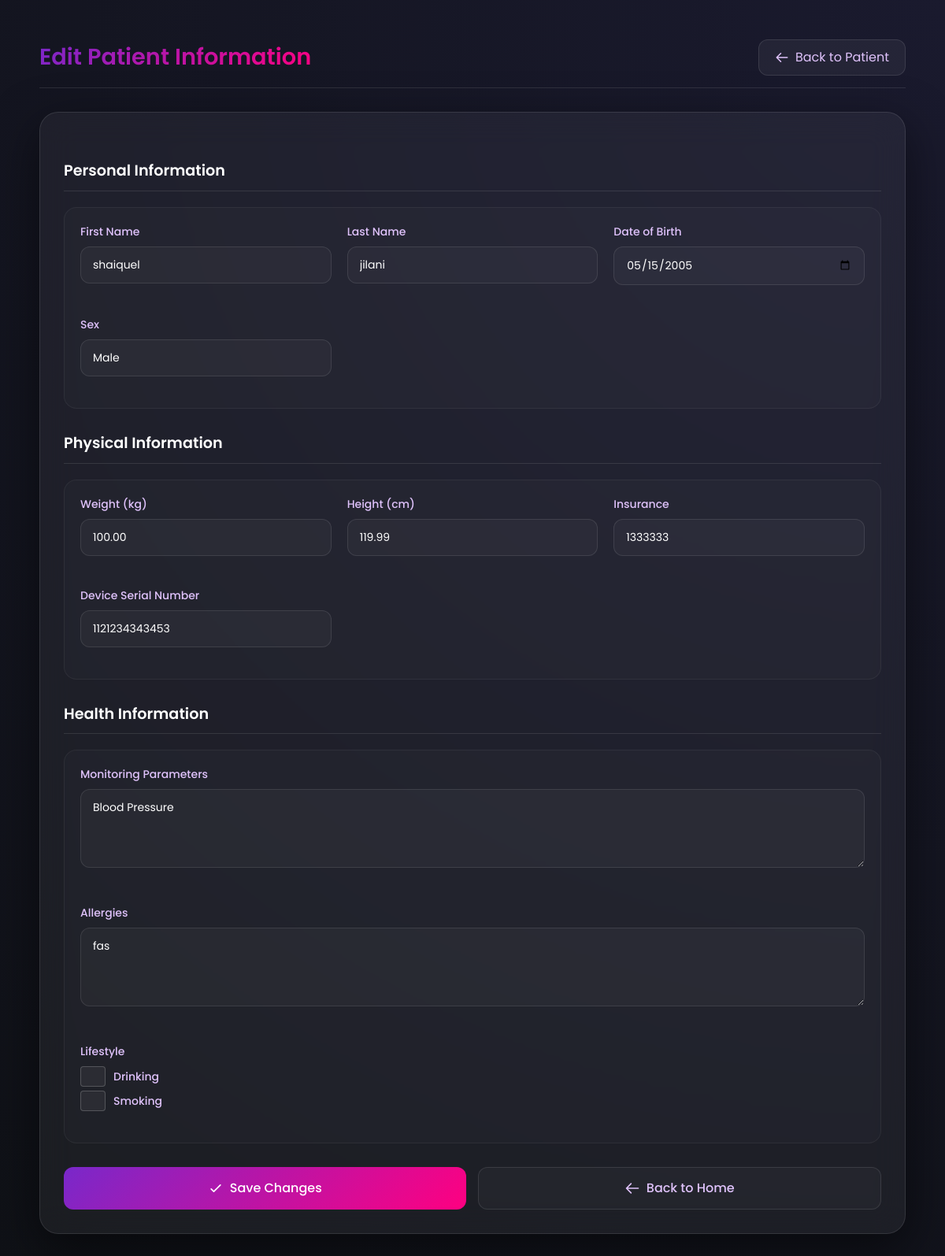
The page /reports/edit-patient/9d009e31-ff05-4e9c-ab8b-28879ccf925e/ (signed in) on the database its author committed.
### rpm_users/models.py (models this page shows, shortened)
class Patient(models.Model):
    SEX_CHOICES = (('Male', 'Male'), ('Female', 'Female'), ('Others', 'Others'),)
    MONITORING_CHOICES = (('Blood Pressure', 'Blood Pressure'), ('Heart Rate', 'Heart Rate'), ('SPO2', 'SPO2'),("Temperature", "Temperature"),)
    user = models.OneToOneField(User, on_delete=models.CASCADE, blank=True, null=True)
    date_of_birth = models.DateField(blank=True, null=True)
    height = models.DecimalField(blank=True, null=True, max_digits=10, decimal_places=2)
    weight = models.DecimalField(blank=True, null=True, max_digits=10, decimal_places=2)
    insurance = models.CharField(blank=True, null=True, max_length=255)
    sex = models.CharField(blank=True, max_length=10, null=True, choices=SEX_CHOICES)
    bmi = models.DecimalField(blank=True, max_digits=10, decimal_places=2, null=True)
    phone_number = models.CharField(max_length=15, blank=True, null=True)
    monitoring_parameters = models.CharField(blank=True, max_length=20, null=True, choices=MONITORING_CHOICES)
    device_serial_number = models.BigIntegerField(null=True, blank=True, unique=True)
    pharmacy_info = models.TextField(blank=True, null=True)
    allergies = models.TextField(blank=True, null=True)
    smoke = models.CharField(choices=(('YES', 'YES'), ('NO', 'NO'),), default='NO', max_length=3)
    drink = models.CharField(choices=(('YES', 'YES'), ('NO', 'NO'),), default='NO', max_length=3)
    family_history = models.TextField(null=True, blank=True)
    medications = models.TextField(null=True, blank=True)
    id = models.UUIDField(default=uuid.uuid4, primary_key=True, editable=False)
    created_at = models.DateTimeField(auto_now_add=True)
    updated_at = models.DateTimeField(auto_now=True)
    moderator_assigned = models.ForeignKey('Moderator', blank=True, null=True, on_delete=models.SET_NULL, related_name='moderators')

### reports/views.py (the view, shortened to what this page needs)
# urls.py: path('edit-patient/<uuid:patient_id>/', views.edit_patient, name='edit_patient'),
@login_required
def edit_patient(request, patient_id):
    user = request.user
    is_moderator = Moderator.objects.filter(user=user).exists()
    is_patient = Patient.objects.filter(user=user, id=patient_id).exists()
    if not is_moderator and not is_patient:
        return render(request, "errors/403.html", {"error": "You are not authorized to edit this patient information"}, status=403)
    patient = get_object_or_404(Patient, id=patient_id)
    return render(request, "reports/edit_patient.html", {
        'patient': patient
    })

### templates/reports/edit_patient.html (shortened to what this page needs)
<!DOCTYPE html>
<html lang="en">
<head>
    <script src="https://cdn.tailwindcss.com"></script>
</head>
<body>
    <div class="page-container">
        <div class="header">
            <h2>Edit Patient Information</h2>
            <a href="/view-patient/{{ patient.id }}/?action=access" class="back-btn">
                <svg xmlns="http://www.w3.org/2000/svg" fill="none" viewBox="0 0 24 24" stroke="currentColor">
                    <path stroke-linecap="round" stroke-linejoin="round" stroke-width="2" d="M10 19l-7-7m0 0l7-7m-7 7h18" />
                </svg>
                Back to Patient
            </a>
        </div>
        <div class="edit-form">
            <form id="patientForm" method="POST">
                <h3 class="section-title">Personal Information</h3>
                <div class="form-section">
                    <div class="form-grid">
                        <div class="form-group input-icon">
                            <label for="first_name">First Name</label>
                            <input type="text" id="first_name" name="first_name" value="{{ patient.user.first_name }}" required>
                        </div>
                        <div class="form-group input-icon">
                            <label for="last_name">Last Name</label>
                            <input type="text" id="last_name" name="last_name" value="{{ patient.user.last_name }}" required>
                        </div>
                        <div class="form-group input-icon">
                            <label for="date_of_birth">Date of Birth</label>
                            <input type="date" id="date_of_birth" name="date_of_birth" value="{{ patient.date_of_birth|date:'Y-m-d' }}" required>
                        </div>
                        <div class="form-group input-icon">
                            <label for="sex">Sex</label>
                            <select id="sex" name="sex" required>
                                <option value="M" {% if patient.sex == 'M' %}selected{% endif %}>Male</option>
                            </select>
                        </div>
                    </div>
                </div>
                <h3 class="section-title">Physical Information</h3>
                <div class="form-section">
                    <div class="form-grid">
                        <div class="form-group input-icon">
                            <label for="weight">Weight (kg)</label>
                            <input type="number" id="weight" name="weight" value="{{ patient.weight }}" step="0.1" required>
                        </div>
                        <div class="form-group input-icon">
                            <label for="height">Height (cm)</label>
                            <input type="number" id="height" name="height" value="{{ patient.height }}" step="0.1" required>
                        </div>
                        <div class="form-group input-icon">
                            <label for="insurance">Insurance</label>
                            <input type="text" id="insurance" name="insurance" value="{{ patient.insurance }}" required>
                        </div>
                        <div class="form-group input-icon">
                            <label for="device_serial_number">Device Serial Number</label>
                            <input type="text" id="device_serial_number" name="device_serial_number" value="{{ patient.device_serial_number }}" required>
                        </div>
                    </div>
                </div>
                <h3 class="section-title">Health Information</h3>
                <div class="form-section">
                    <div class="form-grid">
                        <div class="form-group input-icon full-width">
                            <label for="monitoring_parameters">Monitoring Parameters</label>
                            <textarea id="monitoring_parameters" name="monitoring_parameters" rows="3">{{ patient.monitoring_parameters }}</textarea>
                        </div>
                        <div class="form-group input-icon full-width">
                            <label for="allergies">Allergies</label>
                            <textarea id="allergies" name="allergies" rows="3">{{ patient.allergies }}</textarea>
                        </div>
                        <div class="form-group">
                            <label>Lifestyle</label>
                            <div class="checkbox-group">
                                <input type="checkbox" id="drink" name="drink" value="Yes" {% if patient.drink == 'Yes' %}checked{% endif %}>
                                <label for="drink">Drinking</label>
                            </div>
                            <div class="checkbox-group">
                                <input type="checkbox" id="smoke" name="smoke" value="Yes" {% if patient.smoke == 'Yes' %}checked{% endif %}>
                                <label for="smoke">Smoking</label>
                            </div>
                        </div>
                    </div>
                </div>
                <div class="button-group">
                    <button type="submit" class="save-btn">
                        <svg xmlns="http://www.w3.org/2000/svg" fill="none" viewBox="0 0 24 24" stroke="currentColor" width="20" height="20">
                            <path stroke-linecap="round" stroke-linejoin="round" stroke-width="2" d="M5 13l4 4L19 7" />
                        </svg>
                        Save Changes
                    </button>
                    <a href="javascript:history.back()" class="cancel-btn">
                        <svg xmlns="http://www.w3.org/2000/svg" fill="none" viewBox="0 0 24 24" stroke="currentColor" width="20" height="20">
                            <path stroke-linecap="round" stroke-linejoin="round" stroke-width="2" d="M10 19l-7-7m0 0l7-7m-7 7h18" />
                        </svg>
                        Back to Home
                    </a>
                </div>
            </form>
        </div>
    </div>
</body>
</html>

### templates/reports/edit_patient.html (style rules this page uses)
:root { --primary: #7928CA; --primary-dark: #6A0DAD; --secondary: #FF0080; --text: #E0C3FC; --background: #0F1116; --card-bg: rgba(255, 255, 255, 0.05); }
body { font-family: 'Poppins', sans-serif; background: radial-gradient(circle at top right, #1a1a2e, var(--background)); color: var(--text); padding: 30px; min-height: 100vh; margin: 0; }
.page-container { max-width: 1200px; margin: 0 auto; padding: 20px; }
.header { display: flex; justify-content: space-between; align-items: center; margin-bottom: 30px; padding-bottom: 15px; border-bottom: 1px solid rgba(255, 255, 255, 0.1); }
.header h2 { color: white; font-size: 1.8rem; font-weight: 600; margin: 0; background: linear-gradient(135deg, var(--primary), var(--secondary)); -webkit-background-clip: text; -webkit-text-fill-color: transparent; background-clip: text; }
.back-btn { display: inline-flex; align-items: center; gap: 8px; padding: 10px 20px; background: rgba(255, 255, 255, 0.05); color: var(--text); border-radius: 12px; text-decoration: none; transition: all 0.3s ease; border: 1px solid rgba(255, 255, 255, 0.1); }
.back-btn svg { width: 18px; height: 18px; }
.edit-form { background: var(--card-bg); backdrop-filter: blur(20px); padding: 30px; border-radius: 24px; box-shadow: 0 20px 60px rgba(0, 0, 0, 0.5); border: 1px solid rgba(255, 255, 255, 0.1); transition: all 0.3s ease; }
.form-grid { display: grid; grid-template-columns: repeat(auto-fill, minmax(300px, 1fr)); gap: 20px; }
.form-group { margin-bottom: 20px; }
.form-group label { display: block; margin-bottom: 8px; color: var(--text); font-size: 14px; font-weight: 500; }
.form-group input, .form-group select, .form-group textarea { width: 100%; padding: 12px 15px; background: rgba(255, 255, 255, 0.03); border: 1px solid rgba(255, 255, 255, 0.1); border-radius: 12px; color: white; font-size: 14px; transition: all 0.3s ease; }
.form-group textarea { resize: vertical; min-height: 100px; }
.full-width { grid-column: 1 / -1; }
.button-group { display: flex; gap: 15px; margin-top: 30px; grid-column: 1 / -1; }
.save-btn, .cancel-btn { padding: 14px 28px; border-radius: 12px; font-weight: 500; cursor: pointer; transition: all 0.3s ease; text-decoration: none; text-align: center; flex: 1; display: flex; align-items: center; justify-content: center; gap: 8px; }
.save-btn { background: linear-gradient(135deg, var(--primary), var(--secondary)); color: white; border: none; font-size: 16px; }
.cancel-btn { background: rgba(255, 255, 255, 0.03); color: var(--text); border: 1px solid rgba(255, 255, 255, 0.1); font-size: 16px; }
.section-title { color: white; font-size: 1.2rem; font-weight: 600; margin: 30px 0 20px; padding-bottom: 10px; border-bottom: 1px solid rgba(255, 255, 255, 0.1); grid-column: 1 / -1; }
.form-section { background: rgba(255, 255, 255, 0.02); border-radius: 16px; padding: 20px; border: 1px solid rgba(255, 255, 255, 0.05); transition: all 0.3s ease; }
.input-icon { position: relative; }
.input-icon input, .input-icon select, .input-icon textarea { padding-left: 15px; }
.input-icon textarea { padding-top: 12px; }
select { appearance: none; background-repeat: no-repeat; background-position: right 12px center; background-size: 16px; padding-right: 40px; }
.checkbox-group { display: flex; align-items: center; gap: 10px; margin-top: 5px; }
.checkbox-group input[type="checkbox"] { width: 18px; height: 18px; border-radius: 4px; border: 1px solid rgba(255, 255, 255, 0.2); background: rgba(255, 255, 255, 0.05); appearance: none; cursor: pointer; position: relative; }
.checkbox-group label { margin: 0; cursor: pointer; }

### rows shown on the page
Patient: first_name "shaiquel", last_name "jilani", date_of_birth "05/15/2005", weight "100.00", height "119.99", insurance "1333333", device_serial_number "1121234343453", monitoring_parameters "Blood Pressure", allergies "fas"
